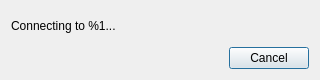
<?xml version="1.0" encoding="UTF-8"?>
<ui version="4.0">
 <class>ConnectingDialog</class>
 <widget class="QDialog" name="ConnectingDialog">
  <property name="geometry">
   <rect>
    <x>0</x>
    <y>0</y>
    <width>320</width>
    <height>80</height>
   </rect>
  </property>
  <property name="sizePolicy">
   <sizepolicy hsizetype="Preferred" vsizetype="Fixed">
    <horstretch>0</horstretch>
    <verstretch>0</verstretch>
   </sizepolicy>
  </property>
  <property name="windowTitle">
   <string>Connecting</string>
  </property>
  <layout class="QVBoxLayout" name="verticalLayout">
   <item>
    <widget class="QLabel" name="label">
     <property name="text">
      <string>Connecting to %1...</string>
     </property>
    </widget>
   </item>
   <item>
    <widget class="QDialogButtonBox" name="buttonBox">
     <property name="orientation">
      <enum>Qt::Horizontal</enum>
     </property>
     <property name="standardButtons">
      <set>QDialogButtonBox::Cancel</set>
     </property>
    </widget>
   </item>
  </layout>
 </widget>
 <resources/>
 <connections>
  <connection>
   <sender>buttonBox</sender>
   <signal>accepted()</signal>
   <receiver>ConnectingDialog</receiver>
   <slot>accept()</slot>
   <hints>
    <hint type="sourcelabel">
     <x>248</x>
     <y>254</y>
    </hint>
    <hint type="destinationlabel">
     <x>157</x>
     <y>274</y>
    </hint>
   </hints>
  </connection>
  <connection>
   <sender>buttonBox</sender>
   <signal>rejected()</signal>
   <receiver>ConnectingDialog</receiver>
   <slot>reject()</slot>
   <hints>
    <hint type="sourcelabel">
     <x>316</x>
     <y>260</y>
    </hint>
    <hint type="destinationlabel">
     <x>286</x>
     <y>274</y>
    </hint>
   </hints>
  </connection>
 </connections>
</ui>
